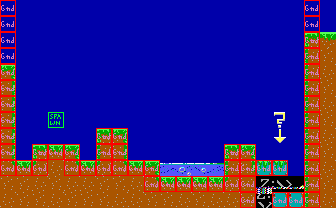

The image is a tile-based game level rendered from a .tmx file. Its description and complete source (layers, tilesets, objects, tile grids) follow:
An orthogonal 21x13 tile map with 16x16 px tiles, 2 tile layers (bg, col), 2 tilesets and 3 objects (2x text, play_time).

<map version="1.10" tiledversion="1.10.2" orientation="orthogonal" renderorder="right-down" width="21" height="13" tilewidth="16" tileheight="16" infinite="0" nextlayerid="4" nextobjectid="28">
 <properties>
  <property name="music" type="int" value="5" />
 </properties>
 <tileset firstgid="1" source="tileset.tsx" />
 <tileset firstgid="241" source="obj.tsx" />
 <layer id="1" name="bg" width="21" height="13">
  <data encoding="csv">
45,45,45,45,45,45,45,45,45,45,45,45,45,45,45,45,45,45,45,45,45,
45,45,45,45,45,45,45,45,45,45,45,45,45,45,45,45,45,45,45,45,45,
45,45,45,45,45,45,45,45,45,45,45,45,45,45,45,45,45,45,45,82,83,
45,45,45,45,45,45,45,45,45,45,45,45,45,45,45,45,45,45,45,102,103,
84,45,45,45,45,45,45,45,45,45,45,45,45,45,45,45,45,45,45,102,123,
104,45,45,45,45,45,45,45,45,45,45,45,45,45,45,45,45,45,45,102,103,
104,45,45,45,45,45,45,45,45,45,45,45,45,45,45,45,45,45,45,102,123,
104,45,45,45,45,45,45,45,45,45,45,45,45,45,45,45,45,204,45,102,103,
104,45,45,45,45,45,82,84,45,45,45,45,45,45,45,45,45,223,45,102,123,
104,45,82,83,84,45,102,104,45,45,45,45,45,45,82,84,45,45,45,102,103,
124,83,122,123,124,83,122,124,83,84,85,86,87,88,102,121,42,42,45,102,123,
103,103,123,103,123,123,103,103,123,124,83,83,83,83,122,103,12,13,14,102,103,
123,103,103,123,103,103,103,123,123,103,103,123,103,123,123,103,32,61,61,102,123
</data>
 </layer>
 <layer id="2" name="col" width="21" height="13">
  <data encoding="csv">
242,241,241,241,241,241,241,241,241,241,241,241,241,241,241,241,241,241,241,242,241,
242,241,241,241,241,241,241,241,241,241,241,241,241,241,241,241,241,241,241,242,241,
242,241,241,241,241,241,241,241,241,241,241,241,241,241,241,241,241,241,241,242,241,
242,241,241,241,241,241,241,241,241,241,241,241,241,241,241,241,241,241,241,242,241,
242,241,241,241,241,241,241,241,241,241,241,241,241,241,241,241,241,241,241,242,241,
242,241,241,241,241,241,241,241,241,241,241,241,241,241,241,241,241,241,241,242,241,
242,241,241,241,241,241,241,241,241,241,241,241,241,241,241,241,241,241,241,242,241,
242,241,241,243,241,241,241,241,241,241,241,241,241,241,241,241,241,241,241,242,241,
242,241,241,241,241,241,242,242,241,241,241,241,241,241,241,241,241,241,241,242,241,
242,241,242,242,242,241,242,242,241,241,241,241,241,241,242,242,241,241,241,242,241,
242,242,242,241,242,242,242,242,242,242,241,241,241,241,242,242,242,242,241,242,241,
241,241,241,241,241,241,241,241,241,242,242,242,242,242,242,242,241,241,241,242,241,
241,241,241,241,241,241,241,241,241,241,241,241,241,241,241,242,241,242,242,242,241
</data>
 </layer>
 <objectgroup id="3" name="obj">
  <object id="25" name="Playtime" type="play_time" x="141.467" y="95.2907" width="86.1841" height="38.7989" />
  <object id="26" name="EndText" type="text" x="76.9112" y="45.4403" width="182.158" height="30.3611">
   <properties>
    <property name="string_id" type="int" value="33" />
   </properties>
  </object>
  <object id="27" name="PlaytimeText" type="text" x="110.872" y="95.2768" width="29.5563" height="8.7804">
   <properties>
    <property name="string_id" type="int" value="34" />
   </properties>
  </object>
 </objectgroup>
</map>
